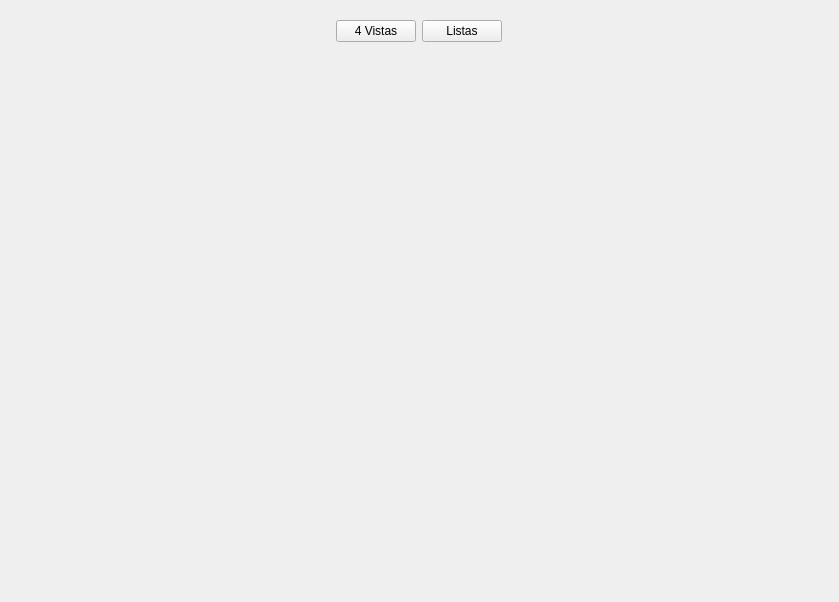
<?xml version="1.0" encoding="UTF-8"?>
<ui version="4.0">
 <class>Concept2</class>
 <widget class="QWidget" name="Concept2">
  <property name="geometry">
   <rect>
    <x>0</x>
    <y>0</y>
    <width>839</width>
    <height>602</height>
   </rect>
  </property>
  <property name="windowTitle">
   <string>Form</string>
  </property>
  <layout class="QVBoxLayout" name="verticalLayout">
   <item alignment="Qt::AlignHCenter">
    <widget class="QWidget" name="widget" native="true">
     <property name="sizePolicy">
      <sizepolicy hsizetype="Preferred" vsizetype="Fixed">
       <horstretch>0</horstretch>
       <verstretch>0</verstretch>
      </sizepolicy>
     </property>
     <layout class="QHBoxLayout" name="horizontalLayout">
      <property name="sizeConstraint">
       <enum>QLayout::SetDefaultConstraint</enum>
      </property>
      <item>
       <widget class="QPushButton" name="pushButton">
        <property name="sizePolicy">
         <sizepolicy hsizetype="Fixed" vsizetype="Fixed">
          <horstretch>0</horstretch>
          <verstretch>0</verstretch>
         </sizepolicy>
        </property>
        <property name="text">
         <string>4 Vistas</string>
        </property>
       </widget>
      </item>
      <item>
       <widget class="QPushButton" name="pushButton_2">
        <property name="sizePolicy">
         <sizepolicy hsizetype="Fixed" vsizetype="Fixed">
          <horstretch>0</horstretch>
          <verstretch>0</verstretch>
         </sizepolicy>
        </property>
        <property name="text">
         <string>Listas</string>
        </property>
       </widget>
      </item>
     </layout>
    </widget>
   </item>
   <item>
    <widget class="QWidget" name="MultiWidget" native="true">
     <property name="sizePolicy">
      <sizepolicy hsizetype="Preferred" vsizetype="Preferred">
       <horstretch>1</horstretch>
       <verstretch>0</verstretch>
      </sizepolicy>
     </property>
     <layout class="QHBoxLayout" name="MultiWidgetLayout"/>
    </widget>
   </item>
  </layout>
 </widget>
 <resources/>
 <connections/>
</ui>
